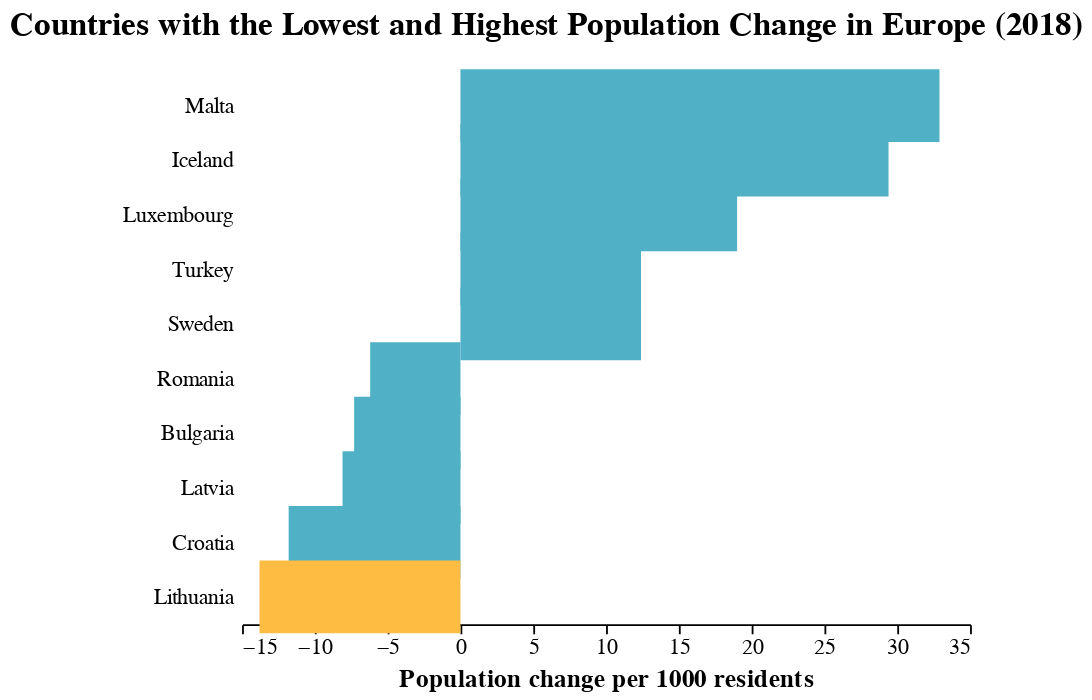

Write notebook code for a chart like this one.
### Code cell
# 2018
graph_migration(mig_eu_2018[:5].append(mig_eu_2018[-5:]), 'Country', 'Population change per 1000 residents', 
                'Population Change in Europe (2018)')

### Figure 1 — Vega-Lite specification as saved in the notebook (floating-point values rounded to 4 significant figures)
{"$schema": "https://vega.github.io/schema/vega-lite/v2.6.0.json", "config": {"axisX": {"domain": true, "domainColor": "black", "domainWidth": 1, "grid": false, "labelAngle": 0, "labelColor": "black", "labelFont": "Poppins", "labelFontSize": 12, "tickColor": "black", "tickSize": 5, "titleColor": "black", "titleFont": "Poppins", "titleFontSize": 14, "titlePadding": 5}, "axisY": {"domain": false, "grid": false, "gridColor": "white", "gridWidth": 1, "labelAngle": 0, "labelColor": "black", "labelFont": "Poppins", "labelFontSize": 12, "labelPadding": 5, "ticks": false, "titleColor": "black", "titleFont": "Poppins", "titleFontSize": 14, "titlePadding": 5}, "bar": {"binSpacing": 1, "continuousBandSize": 30, "discreteBandSize": 30, "size": 40, "stroke": false}, "circle": {"size": 50, "stroke": "white", "strokeWidth": 0.5}, "legend": {"labelFont": "Poppins", "labelFontSize": 12, "offset": 0, "orient": "top-right", "symbolSize": 100, "symbolType": "circle", "title": "", "titleFont": "Poppins", "titleFontSize": 14}, "line": {"strokeWidth": 3}, "path": {"strokeWidth": 0.5}, "point": {"size": 50}, "range": {"category": ["#47b8e0", "#ffc952", "#a5d296", "#ff7473", "#7f9eb2", "#f1bbba", "#D1B6E1", "#D9D4CF"], "diverging": ["#eff3ff", "#c6dbef", "#9ecae1", "#6baed6", "#3182bd", "#08519c"]}, "text": {"align": "right", "font": "Poppins", "fontSize": 11, "fontWeight": 400, "size": 11}, "title": {"anchor": "center", "font": "Poppins", "fontSize": 18, "offset": 15}, "trail": {"size": 1, "strokeWidth": 0}, "view": {"stroke": "transparent"}}, "data": {"name": "data-01b2aa7b10d1d6f06607f6eb78f4ab13"}, "datasets": {"data-01b2aa7b10d1d6f06607f6eb78f4ab13": [{"Country": "Malta", "Population 1.1.2017 (in 1000)": 460.3, "Population 1.1.2018 (in 1000)": 475.7, "Population change per 1000 residents": 32.9, "Share in EU Population, 2018": "0.10%"}, {"Country": "Iceland", "Population 1.1.2017 (in 1000)": 338.3, "Population 1.1.2018 (in 1000)": 348.5, "Population change per 1000 residents": 29.4, "Share in EU Population, 2018": "-"}, {"Country": "Luxembourg", "Population 1.1.2017 (in 1000)": 590.7, "Population 1.1.2018 (in 1000)": 602, "Population change per 1000 residents": 19, "Share in EU Population, 2018": "0.10%"}, {"Country": "Turkey", "Population 1.1.2017 (in 1000)": 79810.0, "Population 1.1.2018 (in 1000)": 80810.0, "Population change per 1000 residents": 12.4, "Share in EU Population, 2018": "-"}, {"Country": "Sweden", "Population 1.1.2017 (in 1000)": 9995.0, "Population 1.1.2018 (in 1000)": 10120.0, "Population change per 1000 residents": 12.4, "Share in EU Population, 2018": "2.00%"}, {"Country": "Romania", "Population 1.1.2017 (in 1000)": 19640.0, "Population 1.1.2018 (in 1000)": 19520.0, "Population change per 1000 residents": -6.2, "Share in EU Population, 2018": "3.80%"}, {"Country": "Bulgaria", "Population 1.1.2017 (in 1000)": 7102.0, "Population 1.1.2018 (in 1000)": 7050, "Population change per 1000 residents": -7.3, "Share in EU Population, 2018": "1.40%"}, {"Country": "Latvia", "Population 1.1.2017 (in 1000)": 1950.0, "Population 1.1.2018 (in 1000)": 1934.0, "Population change per 1000 residents": -8.1, "Share in EU Population, 2018": "0.40%"}, {"Country": "Croatia", "Population 1.1.2017 (in 1000)": 4154.0, "Population 1.1.2018 (in 1000)": 4106.0, "Population change per 1000 residents": -11.8, "Share in EU Population, 2018": "0.80%"}, {"Country": "Lithuania", "Population 1.1.2017 (in 1000)": 2848.0, "Population 1.1.2018 (in 1000)": 2809.0, "Population change per 1000 residents": -13.8, "Share in EU Population, 2018": "0.50%"}]}, "encoding": {"color": {"condition": {"test": "(datum['Country'] === 'Lithuania')", "value": "#FFBC42"}, "value": "#4FB0C6"}, "x": {"field": "Population change per 1000 residents", "type": "quantitative"}, "y": {"field": "Country", "sort": {"field": "Net migration per 1000 residents", "op": "count", "order": "descending"}, "title": "", "type": "nominal"}}, "height": 300, "mark": "bar", "title": "Countries with the Lowest and Highest Population Change in Europe (2018)", "width": 400}
